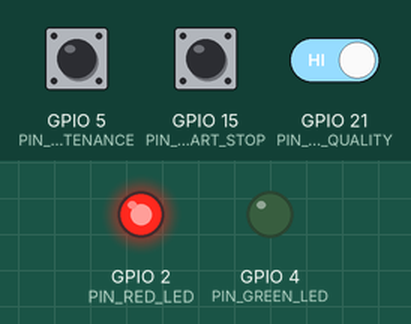
Simulated run of this sketch. Board: ESP32. On the bench: output pins drawn as LEDs (lit = HIGH). Dashed ring = blinking. Inputs (shaded band) come from the test bench; at power-on: GPIO 15 (PIN_BUTTON_START_STOP) HIGH, GPIO 5 (PIN_BUTTON_MAINTENANCE) HIGH, GPIO 21 (PIN_BUTTON_QUALITY) HIGH. WiFi joins after 1.5 s; servers stay silent unless stated; uploads are accepted with an empty reply; random numbers use the default seed unless the sketch sets one; no MQTT or app messages arrive unless stated; what the sketch prints to the serial monitor is not drawn.

Above: at 4.0 s.
4.1 s: GPIO 15 (PIN_BUTTON_START_STOP) pulled LOW for 0.15 s
At 4.7 s:
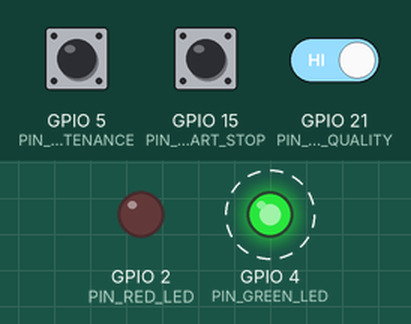
7.2 s: GPIO 15 (PIN_BUTTON_START_STOP) pulled LOW for 1 s
At 10.1 s:
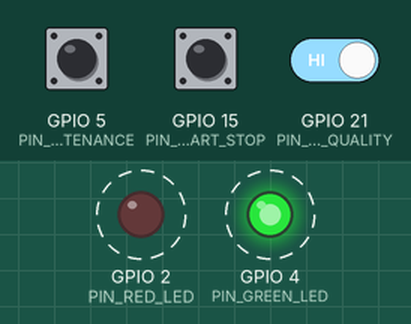
10.2 s: GPIO 5 (PIN_BUTTON_MAINTENANCE) pulled LOW for 0.15 s
12.3 s: GPIO 15 (PIN_BUTTON_START_STOP) pulled LOW for 3.2 s
At 13.4 s:
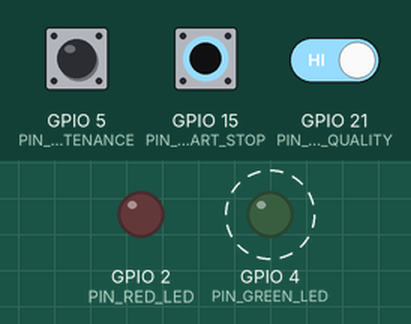
17.0 s: GPIO 15 (PIN_BUTTON_START_STOP) driven LOW and GPIO 21 (PIN_BUTTON_QUALITY) driven LOW
At 18.4 s:
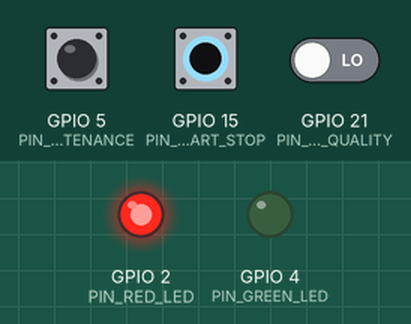
Timing chart, 0 to 19.9 s (numbered marks = the images above; inputs shaded):
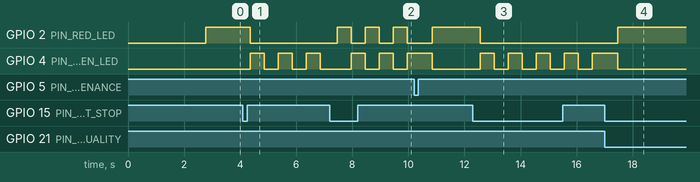

The sketch:

ESP_Press__telegram_email_ino.ino
```cpp
/*
 * Power Press with Reason Codes + Email Alerts
 *
 * Features:
 * - Press 1: Start/Stop with reason code selection
 * - Button 2: Maintenance reason
 * - Button 3: Quality reason
 * - Email notifications with stop reason
 * - Full AlphaBase integration
 */

// Libraries
#include <WiFi.h>
#include <WebServer.h>
#include <HTTPClient.h>
#include <PubSubClient.h>
#include <ArduinoJson.h>

// ============================================================================
// CONFIGURATION
// ============================================================================

// WiFi Credentials
const char* ssid = "SKYPL2JH";
const char* password = "zNeUN3iQa2AbCJ";

// AlphaBase Configuration
const char* alphabaseURL = "http://192.168.0.52:8000";
const char* alphabaseUsername = "atoul";
const char* alphabasePassword = "password123";
String authToken = "";

// MQTT Configuration
const char* mqttServer = "192.168.0.52";
const int mqttPort = 1883;
const char* mqttTopicStatus = "alphabase/presses/status";
const char* mqttTopicCommands = "alphabase/presses/commands";

// Device Info
const char* deviceID = "Press-Simulator-01";

// ============================================================================
// PIN DEFINITIONS
// ============================================================================

// Press 1 Control
const int PIN_BUTTON_START_STOP = 15;  // Button 1 - Start/Stop
const int PIN_RED_LED = 2;             // Red LED
const int PIN_GREEN_LED = 4;           // Green LED

// Reason Buttons
const int PIN_BUTTON_MAINTENANCE = 5;  // Button 2 - Maintenance reason
const int PIN_BUTTON_QUALITY = 21;     // Button 3 - Quality reason

// ============================================================================
// STATE MACHINE
// ============================================================================

enum PressState {
  IDLE,                // Press not running - Red LED ON
  RUNNING,             // Press running - Green LED BLINKING
  WAITING_FOR_REASON   // Press stopped, waiting for reason - Both LEDs BLINKING
};

PressState pressState = IDLE;

// ============================================================================
// CLIENTS
// ============================================================================

WebServer server(80);
WiFiClient espClient;
PubSubClient mqttClient(espClient);

// ============================================================================
// BUTTON DEBOUNCING
// ============================================================================

int buttonStartStopState = HIGH;
int lastButtonStartStopState = HIGH;
unsigned long lastDebounceTimeStartStop = 0;

int buttonMaintenanceState = HIGH;
int lastButtonMaintenanceState = HIGH;
unsigned long lastDebounceTimeMaintenance = 0;

int buttonQualityState = HIGH;
int lastButtonQualityState = HIGH;
unsigned long lastDebounceTimeQuality = 0;

unsigned long debounceDelay = 50;

// ============================================================================
// LED BLINKING
// ============================================================================

unsigned long lastBlinkTime = 0;
const long blinkInterval = 500;  // 500ms blink
bool ledState = LOW;

// ============================================================================
// TIMING
// ============================================================================

unsigned long lastMQTTPublish = 0;
const long mqttPublishInterval = 5000;

unsigned long pressStartTime = 0;
unsigned long pressStopTime = 0;

// ============================================================================
// WIFI CONNECTION
// ============================================================================

void connectToWiFi() {
  Serial.print("Connecting to WiFi");
  WiFi.begin(ssid, password);

  while (WiFi.status() != WL_CONNECTED) {
    delay(500);
    Serial.print(".");
  }

  Serial.println("\n✅ WiFi Connected!");
  Serial.print("IP Address: ");
  Serial.println(WiFi.localIP());
}

// ============================================================================
// ALPHABASE AUTHENTICATION
// ============================================================================

bool loginAlphaBase() {
  Serial.println("Logging in to AlphaBase...");

  HTTPClient http;
  String url = String(alphabaseURL) + "/auth/login";

  http.begin(url);
  http.addHeader("Content-Type", "application/json");

  StaticJsonDocument<200> doc;
  doc["username"] = alphabaseUsername;
  doc["password"] = alphabasePassword;

  String jsonData;
  serializeJson(doc, jsonData);

  int httpCode = http.POST(jsonData);

  if (httpCode == 200) {
    String response = http.getString();
    StaticJsonDocument<512> responseDoc;
    deserializeJson(responseDoc, response);

    authToken = responseDoc["access_token"].as<String>();
    Serial.println("✅ AlphaBase Login Successful!");
    http.end();
    return true;
  }

  Serial.print("❌ AlphaBase Login Failed. HTTP Code: ");
  Serial.println(httpCode);
  http.end();
  return false;
}

// ============================================================================
// NOTIFICATION HANDLERS
// ============================================================================

void sendStopEmailAlert(String reason, unsigned long runtime) {
  int minutes = runtime / 60;
  int seconds = runtime % 60;

  Serial.println("📧 Sending EMAIL alert...");

  HTTPClient http;
  String url = String(alphabaseURL) + "/notifications/send-alert";
  http.begin(url);
  http.addHeader("Content-Type", "application/json");
  http.addHeader("Authorization", "Bearer " + authToken);

  StaticJsonDocument<512> doc;
  doc["to_email"] = "atouliatos43@gmail.com";
  doc["alert_title"] = "Press 1 Stopped - " + reason;
  String message = "Press 1 has been stopped.\n\n";
  message += "Reason: " + reason + "\n";
  message += "Runtime: " + String(minutes) + " minutes " + String(seconds) + " seconds\n";
  doc["alert_message"] = message;

  StaticJsonDocument<256> dataDoc;
  dataDoc["press_number"] = 1;
  dataDoc["reason"] = reason;
  dataDoc["runtime_seconds"] = runtime;
  doc["data"] = dataDoc;

  String jsonData;
  serializeJson(doc, jsonData);

  int httpCode = http.POST(jsonData);
  if (httpCode == 200) {
    Serial.println("✅ Email sent successfully!");
  } else {
    Serial.print("❌ Email failed. Code: ");
    Serial.println(httpCode);
  }
  http.end();
}

void sendStopTelegramAlert(String reason, unsigned long runtime) {
  int minutes = runtime / 60;
  int seconds = runtime % 60;

  Serial.println("💬 Sending TELEGRAM alert...");

  HTTPClient http;
  // Use the new Telegram endpoint
  String url = String(alphabaseURL) + "/notifications/send-telegram-alert";
  http.begin(url);
  http.addHeader("Content-Type", "application/json");
  http.addHeader("Authorization", "Bearer " + authToken);

  // Telegram API just needs title, message, and data
  StaticJsonDocument<512> doc;
  doc["title"] = "Press 1 Stopped - " + reason;
  doc["message"] = "Press 1 has been stopped.";

  StaticJsonDocument<256> dataDoc;
  dataDoc["Reason"] = reason;
  dataDoc["Runtime"] = String(minutes) + " min " + String(seconds) + " sec";
  dataDoc["Press"] = "Press 1";
  doc["data"] = dataDoc;

  String jsonData;
  serializeJson(doc, jsonData);

  int httpCode = http.POST(jsonData);
  if (httpCode == 200) {
    Serial.println("✅ Telegram sent successfully!");
  } else {
    Serial.print("❌ Telegram failed. Code: ");
    Serial.println(httpCode);
  }
  http.end();
}

// This is the new main function to call both alerts
void sendStopNotifications(String reason) {
  if (authToken == "") {
    Serial.println("⚠️  Not authenticated. Skipping notifications.");
    return;
  }

  // Calculate runtime
  unsigned long runtime = (pressStopTime - pressStartTime) / 1000; // seconds

  Serial.println("\n🔔 Sending stop notifications...");
  Serial.print("   Reason: ");
  Serial.println(reason);

  // Send both notifications
  sendStopEmailAlert(reason, runtime);
  sendStopTelegramAlert(reason, runtime);
}

// ============================================================================
// ALPHABASE DATA LOGGING
// ============================================================================

void logEventToAlphaBase(String event, String reason = "") {
  if (authToken == "") return;

  HTTPClient http;
  String url = String(alphabaseURL) + "/data/set";

  http.begin(url);
  http.addHeader("Content-Type", "application/json");
  http.addHeader("Authorization", "Bearer " + authToken);

  StaticJsonDocument<512> doc;
  doc["collection"] = "press_events";
  doc["key"] = String("press1_") + String(millis());

  StaticJsonDocument<256> valueDoc;
  valueDoc["press_number"] = 1;
  valueDoc["event"] = event;
  if (reason != "") {
    valueDoc["reason"] = reason;
  }
  valueDoc["timestamp"] = millis();
  valueDoc["device_id"] = deviceID;

  doc["value"] = valueDoc;

  String requestData;
  serializeJson(doc, requestData);

  http.POST(requestData);
  http.end();
}

// ============================================================================
// MQTT CONNECTION
// ============================================================================

void connectMQTT() {
  Serial.print("Connecting to MQTT");

  while (!mqttClient.connected()) {
    Serial.print(".");

    String clientId = "PressSimulator-" + String(random(0xffff), HEX);

    if (mqttClient.connect(clientId.c_str())) {
      Serial.println("\n✅ MQTT Connected!");
      mqttClient.subscribe(mqttTopicCommands);
      return;
    }

    delay(2000);
  }
}

void mqttCallback(char* topic, byte* payload, unsigned int length) {
  // Handle MQTT commands if needed
}

// ============================================================================
// MQTT PUBLISH STATUS
// ============================================================================

void publishStatusMQTT() {
  StaticJsonDocument<256> doc;
  doc["device_id"] = deviceID;

  String stateStr;
  if (pressState == IDLE) stateStr = "IDLE";
  else if (pressState == RUNNING) stateStr = "RUNNING";
  else if (pressState == WAITING_FOR_REASON) stateStr = "WAITING_FOR_REASON";

  doc["press1"] = stateStr;
  doc["timestamp"] = millis();
  doc["ip"] = WiFi.localIP().toString();

  String jsonData;
  serializeJson(doc, jsonData);

  mqttClient.publish(mqttTopicStatus, jsonData.c_str());
}

// ============================================================================
// WEB SERVER HANDLER
// ============================================================================

void handleGetStatus() {
  String stateStr;
  if (pressState == IDLE) stateStr = "IDLE";
  else if (pressState == RUNNING) stateStr = "RUNNING";
  else if (pressState == WAITING_FOR_REASON) stateStr = "WAITING_FOR_REASON";

  String json = "{";
  json += "\"device_id\": \"" + String(deviceID) + "\",";
  json += "\"press1\": \"" + stateStr + "\",";
  json += "\"uptime\": " + String(millis() / 1000);
  json += "}";

  server.send(200, "application/json", json);
}

// ============================================================================
// SETUP
// ============================================================================

void setup() {
  Serial.begin(115200);
  delay(1000);

  Serial.println("\n╔════════════════════════════════════════╗");
  Serial.println("║  Press Monitor with Reason Codes      ║");
  Serial.println("╚════════════════════════════════════════╝\n");

  // Connect WiFi
  connectToWiFi();

  // Login to AlphaBase
  if (!loginAlphaBase()) {
    Serial.println("⚠️  Continuing without AlphaBase...");
  }

  // Setup MQTT
  mqttClient.setServer(mqttServer, mqttPort);
  mqttClient.setCallback(mqttCallback);
  connectMQTT();

  // Start Web Server
  server.on("/status", HTTP_GET, handleGetStatus);
  server.begin();
  Serial.println("🌐 Web Server Started on /status");

  // Initialize Pins
  pinMode(PIN_RED_LED, OUTPUT);
  pinMode(PIN_GREEN_LED, OUTPUT);
  pinMode(PIN_BUTTON_START_STOP, INPUT_PULLUP);
  pinMode(PIN_BUTTON_MAINTENANCE, INPUT_PULLUP);
  pinMode(PIN_BUTTON_QUALITY, INPUT_PULLUP);

  // Set Initial State - IDLE
  digitalWrite(PIN_RED_LED, HIGH);
  digitalWrite(PIN_GREEN_LED, LOW);

  Serial.println("\n✅ Setup Complete!\n");
  Serial.println("━━━━━━━━━━━━━━━━━━━━━━━━━━━━━━━━━━━━━━━━");
  Serial.println("Button 1 (D15): Start/Stop Press");
  Serial.println("Button 2 (D5):  Maintenance Reason");
  Serial.println("Button 3 (D21): Quality Reason");
  Serial.println("━━━━━━━━━━━━━━━━━━━━━━━━━━━━━━━━━━━━━━━━\n");
}

// ============================================================================
// LOOP
// ============================================================================

void loop() {
  // Maintain WiFi
  if (WiFi.status() != WL_CONNECTED) {
    connectToWiFi();
  }

  // Maintain MQTT
  if (!mqttClient.connected()) {
    connectMQTT();
  }
  mqttClient.loop();

  // Handle Web Server
  server.handleClient();

  // Handle Buttons
  handleStartStopButton();
  handleMaintenanceButton();
  handleQualityButton();

  // Update LEDs based on state
  updateLEDs();

  // Periodic MQTT status publish
  unsigned long currentMillis = millis();
  if (currentMillis - lastMQTTPublish >= mqttPublishInterval) {
    lastMQTTPublish = currentMillis;
    publishStatusMQTT();
  }
}

// ============================================================================
// BUTTON HANDLERS
// ============================================================================

void handleStartStopButton() {
  int reading = digitalRead(PIN_BUTTON_START_STOP);

  if (reading != lastButtonStartStopState) {
    lastDebounceTimeStartStop = millis();
  }

  if ((millis() - lastDebounceTimeStartStop) > debounceDelay) {
    if (reading != buttonStartStopState) {
      buttonStartStopState = reading;

      if (buttonStartStopState == LOW) {
        Serial.println("\n🔘 START/STOP Button Pressed!");

        if (pressState == IDLE) {
          // Start the press
          pressState = RUNNING;
          pressStartTime = millis();
          Serial.println("✅ Press 1 STARTED");
          Serial.println("   Green LED blinking...");
          logEventToAlphaBase("STARTED");

        } else if (pressState == RUNNING) {
          // Stop the press - wait for reason
          pressState = WAITING_FOR_REASON;
          pressStopTime = millis();
          Serial.println("🛑 Press 1 STOPPED");
          Serial.println("⏳ Waiting for reason code...");
          Serial.println("   Press Button 2 (Maintenance) or Button 3 (Quality)");
          logEventToAlphaBase("STOPPED");
        }
      }
    }
  }

  lastButtonStartStopState = reading;
}

void handleMaintenanceButton() {
  int reading = digitalRead(PIN_BUTTON_MAINTENANCE);

  if (reading != lastButtonMaintenanceState) {
    lastDebounceTimeMaintenance = millis();
  }

  if ((millis() - lastDebounceTimeMaintenance) > debounceDelay) {
    if (reading != buttonMaintenanceState) {
      buttonMaintenanceState = reading;

      if (buttonMaintenanceState == LOW && pressState == WAITING_FOR_REASON) {
        Serial.println("\n🔧 MAINTENANCE Reason Selected!");
        sendStopNotifications("Maintenance");
        logEventToAlphaBase("REASON_SELECTED", "Maintenance");
        pressState = IDLE;
        Serial.println("✅ Back to IDLE state\n");
      }
    }
  }

  lastButtonMaintenanceState = reading;
}

void handleQualityButton() {
  int reading = digitalRead(PIN_BUTTON_QUALITY);

  if (reading != lastButtonQualityState) {
    lastDebounceTimeQuality = millis();
  }

  if ((millis() - lastDebounceTimeQuality) > debounceDelay) {
    if (reading != buttonQualityState) {
      buttonQualityState = reading;

      if (buttonQualityState == LOW && pressState == WAITING_FOR_REASON) {
        Serial.println("\n⚠️  QUALITY Reason Selected!");
        sendStopNotifications;
        logEventToAlphaBase("REASON_SELECTED", "Quality Issue");
        pressState = IDLE;
        Serial.println("✅ Back to IDLE state\n");
      }
    }
  }

  lastButtonQualityState = reading;
}

// ============================================================================
// LED UPDATE
// ============================================================================

void updateLEDs() {
  switch (pressState) {
    case IDLE:
      // Red LED ON, Green LED OFF
      digitalWrite(PIN_RED_LED, HIGH);
      digitalWrite(PIN_GREEN_LED, LOW);
      break;

    case RUNNING:
      // Red LED OFF, Green LED BLINKING
      digitalWrite(PIN_RED_LED, LOW);
      if (millis() - lastBlinkTime >= blinkInterval) {
        lastBlinkTime = millis();
        ledState = !ledState;
        digitalWrite(PIN_GREEN_LED, ledState);
      }
      break;

    case WAITING_FOR_REASON:
      // BOTH LEDs BLINKING (alternate)
      if (millis() - lastBlinkTime >= blinkInterval) {
        lastBlinkTime = millis();
        ledState = !ledState;
        digitalWrite(PIN_RED_LED, ledState);
        digitalWrite(PIN_GREEN_LED, !ledState);  // Opposite of red
      }
      break;
  }
}
```

Measured:
- after the input at 4.1 s, GPIO 2 (PIN_RED_LED): HIGH → LOW after 0.25 s; GPIO 4 (PIN_GREEN_LED): alternates HIGH for 0.50 s and LOW for 0.50 s, starting after 0.25 s
- after the input at 7.2 s, GPIO 2 (PIN_RED_LED): alternates HIGH for 0.50 s and LOW for 0.50 s, starting after 0.26 s
- after the input at 12.3 s, GPIO 2 (PIN_RED_LED): HIGH → LOW after 0.25 s; GPIO 4 (PIN_GREEN_LED): alternates HIGH for 0.50 s and LOW for 0.50 s, starting after 0.25 s
- after the input at 17.0 s, GPIO 2 (PIN_RED_LED): LOW → HIGH after 0.46 s
